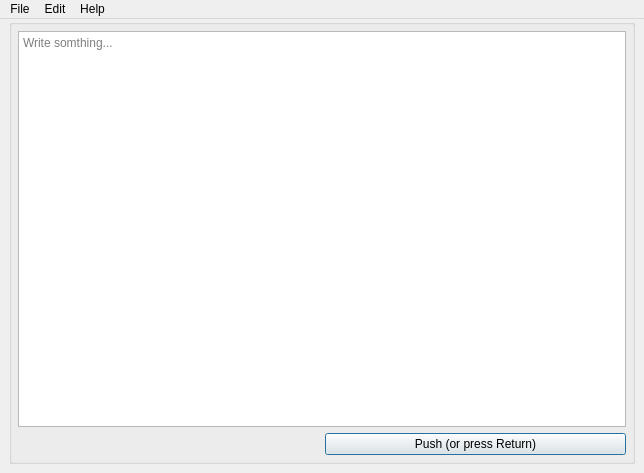
<?xml version="1.0" encoding="UTF-8"?>
<ui version="4.0">
 <class>MainWindow</class>
 <widget class="QMainWindow" name="MainWindow">
  <property name="windowModality">
   <enum>Qt::ApplicationModal</enum>
  </property>
  <property name="geometry">
   <rect>
    <x>0</x>
    <y>0</y>
    <width>644</width>
    <height>473</height>
   </rect>
  </property>
  <property name="windowTitle">
   <string>Speech Synthesis</string>
  </property>
  <property name="toolButtonStyle">
   <enum>Qt::ToolButtonIconOnly</enum>
  </property>
  <property name="tabShape">
   <enum>QTabWidget::Rounded</enum>
  </property>
  <property name="dockNestingEnabled">
   <bool>false</bool>
  </property>
  <property name="dockOptions">
   <set>QMainWindow::AnimatedDocks</set>
  </property>
  <property name="unifiedTitleAndToolBarOnMac">
   <bool>false</bool>
  </property>
  <widget class="QWidget" name="centralwidget">
   <property name="autoFillBackground">
    <bool>false</bool>
   </property>
   <layout class="QGridLayout" name="gridLayout_2">
    <property name="leftMargin">
     <number>9</number>
    </property>
    <property name="topMargin">
     <number>0</number>
    </property>
    <property name="rightMargin">
     <number>9</number>
    </property>
    <property name="bottomMargin">
     <number>9</number>
    </property>
    <property name="spacing">
     <number>0</number>
    </property>
    <item row="0" column="0">
     <widget class="QGroupBox" name="gridGroupBox">
      <layout class="QGridLayout" name="gridLayout">
       <property name="sizeConstraint">
        <enum>QLayout::SetNoConstraint</enum>
       </property>
       <property name="leftMargin">
        <number>6</number>
       </property>
       <property name="topMargin">
        <number>6</number>
       </property>
       <property name="rightMargin">
        <number>6</number>
       </property>
       <property name="bottomMargin">
        <number>6</number>
       </property>
       <item row="1" column="0">
        <spacer name="horizontalSpacer">
         <property name="orientation">
          <enum>Qt::Horizontal</enum>
         </property>
         <property name="sizeType">
          <enum>QSizePolicy::Minimum</enum>
         </property>
         <property name="sizeHint" stdset="0">
          <size>
           <width>40</width>
           <height>20</height>
          </size>
         </property>
        </spacer>
       </item>
       <item row="0" column="0" colspan="2">
        <widget class="QTextEdit" name="textEdit">
         <property name="enabled">
          <bool>true</bool>
         </property>
         <property name="mouseTracking">
          <bool>false</bool>
         </property>
         <property name="tabletTracking">
          <bool>false</bool>
         </property>
         <property name="focusPolicy">
          <enum>Qt::StrongFocus</enum>
         </property>
         <property name="contextMenuPolicy">
          <enum>Qt::DefaultContextMenu</enum>
         </property>
         <property name="acceptDrops">
          <bool>false</bool>
         </property>
         <property name="inputMethodHints">
          <set>Qt::ImhMultiLine|Qt::ImhPreferLatin</set>
         </property>
         <property name="horizontalScrollBarPolicy">
          <enum>Qt::ScrollBarAlwaysOff</enum>
         </property>
         <property name="tabChangesFocus">
          <bool>true</bool>
         </property>
         <property name="lineWrapColumnOrWidth">
          <number>0</number>
         </property>
         <property name="overwriteMode">
          <bool>false</bool>
         </property>
         <property name="acceptRichText">
          <bool>true</bool>
         </property>
         <property name="placeholderText">
          <string>Write somthing...</string>
         </property>
        </widget>
       </item>
       <item row="1" column="1">
        <widget class="QPushButton" name="pushButton">
         <property name="text">
          <string>Push (or press Return)</string>
         </property>
         <property name="autoDefault">
          <bool>true</bool>
         </property>
         <property name="default">
          <bool>true</bool>
         </property>
         <property name="flat">
          <bool>false</bool>
         </property>
        </widget>
       </item>
      </layout>
     </widget>
    </item>
   </layout>
  </widget>
  <widget class="QMenuBar" name="menubar">
   <property name="geometry">
    <rect>
     <x>0</x>
     <y>0</y>
     <width>644</width>
     <height>22</height>
    </rect>
   </property>
   <widget class="QMenu" name="menuFile">
    <property name="tearOffEnabled">
     <bool>false</bool>
    </property>
    <property name="title">
     <string>File</string>
    </property>
    <addaction name="actionNew"/>
    <addaction name="separator"/>
    <addaction name="actionOpen"/>
    <addaction name="separator"/>
    <addaction name="actionExit"/>
   </widget>
   <widget class="QMenu" name="menuEdit">
    <property name="title">
     <string>Edit</string>
    </property>
    <addaction name="actionUndo"/>
    <addaction name="actionRedo"/>
    <addaction name="separator"/>
    <addaction name="actionCut"/>
    <addaction name="actionCopy"/>
    <addaction name="actionPaste"/>
    <addaction name="separator"/>
    <addaction name="actionSelect_All"/>
   </widget>
   <widget class="QMenu" name="menuHelp">
    <property name="title">
     <string>Help</string>
    </property>
    <property name="toolTipsVisible">
     <bool>false</bool>
    </property>
    <addaction name="actionAbout"/>
   </widget>
   <addaction name="menuFile"/>
   <addaction name="menuEdit"/>
   <addaction name="menuHelp"/>
  </widget>
  <action name="actionAbout">
   <property name="text">
    <string>About</string>
   </property>
  </action>
  <action name="actionExit">
   <property name="text">
    <string>Exit</string>
   </property>
   <property name="shortcut">
    <string>Ctrl+Q</string>
   </property>
  </action>
  <action name="actionUndo">
   <property name="text">
    <string>Undo</string>
   </property>
   <property name="shortcut">
    <string>Ctrl+Z</string>
   </property>
  </action>
  <action name="actionRedo">
   <property name="text">
    <string>Redo</string>
   </property>
   <property name="shortcut">
    <string>Ctrl+Y</string>
   </property>
  </action>
  <action name="actionCut">
   <property name="text">
    <string>Cut</string>
   </property>
   <property name="shortcut">
    <string>Ctrl+X</string>
   </property>
  </action>
  <action name="actionCopy">
   <property name="text">
    <string>Copy</string>
   </property>
   <property name="shortcut">
    <string>Ctrl+C</string>
   </property>
  </action>
  <action name="actionPaste">
   <property name="text">
    <string>Paste</string>
   </property>
   <property name="shortcut">
    <string>Ctrl+V</string>
   </property>
  </action>
  <action name="actionSelect_All">
   <property name="text">
    <string>Select All</string>
   </property>
   <property name="shortcut">
    <string>Ctrl+A</string>
   </property>
  </action>
  <action name="actionNew">
   <property name="text">
    <string>New</string>
   </property>
   <property name="shortcut">
    <string>Ctrl+N</string>
   </property>
  </action>
  <action name="actionOpen">
   <property name="text">
    <string>Open...</string>
   </property>
   <property name="shortcut">
    <string>Ctrl+O</string>
   </property>
  </action>
 </widget>
 <resources/>
 <connections>
  <connection>
   <sender>actionCut</sender>
   <signal>triggered()</signal>
   <receiver>textEdit</receiver>
   <slot>cut()</slot>
   <hints>
    <hint type="sourcelabel">
     <x>-1</x>
     <y>-1</y>
    </hint>
    <hint type="destinationlabel">
     <x>321</x>
     <y>237</y>
    </hint>
   </hints>
  </connection>
  <connection>
   <sender>actionCopy</sender>
   <signal>triggered()</signal>
   <receiver>textEdit</receiver>
   <slot>copy()</slot>
   <hints>
    <hint type="sourcelabel">
     <x>-1</x>
     <y>-1</y>
    </hint>
    <hint type="destinationlabel">
     <x>321</x>
     <y>237</y>
    </hint>
   </hints>
  </connection>
  <connection>
   <sender>actionUndo</sender>
   <signal>triggered()</signal>
   <receiver>textEdit</receiver>
   <slot>undo()</slot>
   <hints>
    <hint type="sourcelabel">
     <x>-1</x>
     <y>-1</y>
    </hint>
    <hint type="destinationlabel">
     <x>321</x>
     <y>237</y>
    </hint>
   </hints>
  </connection>
  <connection>
   <sender>actionRedo</sender>
   <signal>triggered()</signal>
   <receiver>textEdit</receiver>
   <slot>redo()</slot>
   <hints>
    <hint type="sourcelabel">
     <x>-1</x>
     <y>-1</y>
    </hint>
    <hint type="destinationlabel">
     <x>321</x>
     <y>237</y>
    </hint>
   </hints>
  </connection>
  <connection>
   <sender>actionPaste</sender>
   <signal>triggered()</signal>
   <receiver>textEdit</receiver>
   <slot>paste()</slot>
   <hints>
    <hint type="sourcelabel">
     <x>-1</x>
     <y>-1</y>
    </hint>
    <hint type="destinationlabel">
     <x>321</x>
     <y>237</y>
    </hint>
   </hints>
  </connection>
  <connection>
   <sender>actionSelect_All</sender>
   <signal>triggered()</signal>
   <receiver>textEdit</receiver>
   <slot>selectAll()</slot>
   <hints>
    <hint type="sourcelabel">
     <x>-1</x>
     <y>-1</y>
    </hint>
    <hint type="destinationlabel">
     <x>321</x>
     <y>237</y>
    </hint>
   </hints>
  </connection>
  <connection>
   <sender>actionExit</sender>
   <signal>triggered()</signal>
   <receiver>MainWindow</receiver>
   <slot>close()</slot>
   <hints>
    <hint type="sourcelabel">
     <x>-1</x>
     <y>-1</y>
    </hint>
    <hint type="destinationlabel">
     <x>321</x>
     <y>236</y>
    </hint>
   </hints>
  </connection>
  <connection>
   <sender>actionNew</sender>
   <signal>triggered()</signal>
   <receiver>textEdit</receiver>
   <slot>clear()</slot>
   <hints>
    <hint type="sourcelabel">
     <x>-1</x>
     <y>-1</y>
    </hint>
    <hint type="destinationlabel">
     <x>321</x>
     <y>237</y>
    </hint>
   </hints>
  </connection>
 </connections>
</ui>
